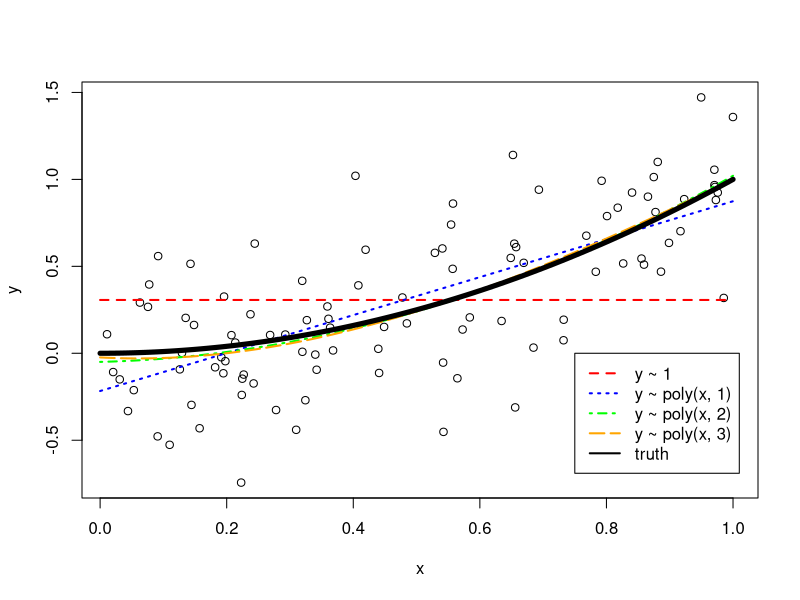
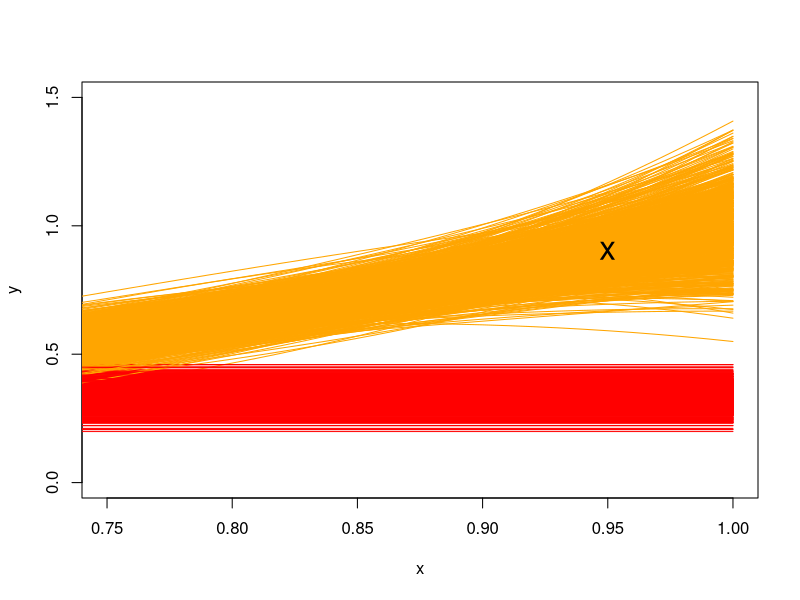

Write the R code that produced these figures, in order.
## ---- chunk 1
f <- function(x) {
  x ^ 2
}
## ---- chunk 2
get_sim_data <- function(f, sample_size = 100) {
  x <- runif(n = sample_size, min = 0, max = 1)
  y <- f(x) + rnorm(n = sample_size, mean = 0, sd = 0.3)
  data.frame(x, y)
}
## ---- chunk 3
sim_data <- get_sim_data(f, sample_size = 100)

fit_1 <- lm(y ~ 1, data = sim_data)
fit_2 <- lm(y ~ poly(x, degree = 1), data = sim_data)
fit_3 <- lm(y ~ poly(x, degree = 2), data = sim_data)
fit_4 <- lm(y ~ poly(x, degree = 3), data = sim_data)
## ---- chunk 4
set.seed(430)
plot(y ~ x, data = sim_data)
grid = seq(from = 0, to = 1, by = 0.01)
lines(grid, predict(fit_1, newdata = data.frame(x = grid)), 
      col = "red", lwd = 2, lty = 2)
lines(grid, predict(fit_2, newdata = data.frame(x = grid)), 
      col = "blue", lwd = 2, lty = 3)
lines(grid, predict(fit_3, newdata = data.frame(x = grid)), 
      col = "green", lwd = 2, lty = 4)
lines(grid, predict(fit_4, newdata = data.frame(x = grid)), 
      col = "orange", lwd = 2, lty = 5)
lines(grid, f(grid), col = "black", lwd = 5)
legend(x = 0.75, y = 0, 
       c("y ~ 1", "y ~ poly(x, 1)", "y ~ poly(x, 2)",  "y ~ poly(x, 3)", "truth"), 
       col = c("red", "blue", "green", "orange", "black"), lty = c(2, 3, 4, 5, 1), lwd = 2)
## ---- chunk 5
set.seed(1)
n_sims <- 1000
n_models <- 4
x0 <- 0.95
predictions <- matrix(0, nrow = n_sims, ncol = n_models)
sim_data <- get_sim_data(f, sample_size = 100)
plot(y ~ x, data = sim_data, col = "white", xlim = c(0.75, 1), ylim = c(0, 1.5))

for (i in 1:n_sims) {
  
  sim_data <- get_sim_data(f, sample_size = 100)

  fit_1 <- lm(y ~ 1, data = sim_data)
  fit_2 <- lm(y ~ poly(x, degree = 1), data = sim_data)
  fit_3 <- lm(y ~ poly(x, degree = 2), data = sim_data)
  fit_4 <- lm(y ~ poly(x, degree = 3), data = sim_data)
  
  lines(grid, predict(fit_1, newdata = data.frame(x = grid)), col = "red", lwd = 1)
  # lines(grid, predict(fit_2, newdata = data.frame(x = grid)), col = "blue", lwd = 1)
  # lines(grid, predict(fit_3, newdata = data.frame(x = grid)), col = "green", lwd = 1)
  lines(grid, predict(fit_4, newdata = data.frame(x = grid)), col = "orange", lwd = 1)

  predictions[i, ] <- c(
    predict(fit_1, newdata = data.frame(x = x0)),
    predict(fit_2, newdata = data.frame(x = x0)),
    predict(fit_3, newdata = data.frame(x = x0)),
    predict(fit_4, newdata = data.frame(x = x0))
  )
}

points(x0, f(x0), col = "black", pch = "x", cex = 2)
## ---- chunk 6
eps <- rnorm(n = n_sims, mean = 0, sd = 0.3)
y0  <- f(x0) + eps
## ---- chunk 7
get_bias <- function(estimate, truth) {
  mean(estimate) - truth
}

get_mse <- function(estimate, truth) {
  mean((estimate - truth) ^ 2)
}
## ---- chunk 8
bias <- apply(predictions, 2, get_bias, f(x0))
variance <- apply(predictions, 2, var)
mse <- apply(predictions, 2, get_mse, y0)
## ---- chunk 9
options(scipen = 999)
## ---- chunk 10
options(scipen = 0)
## ---- chunk 11
all(diff(bias ^ 2) < 0)
all(diff(variance) > 0)
diff(mse)
## ---- chunk 12
bias ^ 2 + variance + var(eps)
mse
